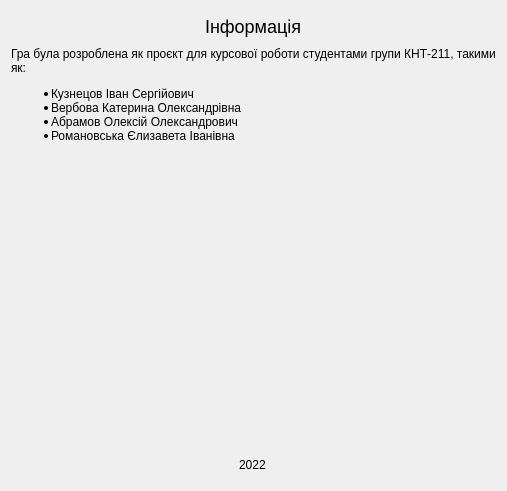
<?xml version="1.0" encoding="UTF-8"?>
<ui version="4.0">
 <class>InfoWidget</class>
 <widget class="QWidget" name="InfoWidget">
  <property name="geometry">
   <rect>
    <x>0</x>
    <y>0</y>
    <width>507</width>
    <height>491</height>
   </rect>
  </property>
  <property name="sizePolicy">
   <sizepolicy hsizetype="Expanding" vsizetype="Expanding">
    <horstretch>0</horstretch>
    <verstretch>0</verstretch>
   </sizepolicy>
  </property>
  <property name="minimumSize">
   <size>
    <width>300</width>
    <height>200</height>
   </size>
  </property>
  <property name="windowTitle">
   <string>Form</string>
  </property>
  <layout class="QVBoxLayout" name="verticalLayout">
   <item>
    <widget class="QLineEdit" name="lineEdit">
     <property name="styleSheet">
      <string notr="true">margin:0 40%;
border:0;
height:30;
font-size:18px;
background-color:transparent;
color:black;</string>
     </property>
     <property name="text">
      <string>Інформація</string>
     </property>
     <property name="alignment">
      <set>Qt::AlignCenter</set>
     </property>
     <property name="readOnly">
      <bool>true</bool>
     </property>
    </widget>
   </item>
   <item>
    <widget class="QLabel" name="label">
     <property name="autoFillBackground">
      <bool>false</bool>
     </property>
     <property name="text">
      <string>&lt;html&gt;
&lt;head/&gt;
&lt;body&gt;
&lt;p&gt;Гра була розроблена як проєкт для курсової роботи студентами групи КНТ-211, такими як:&lt;p&gt;
&lt;ul&gt;
&lt;li&gt;Кузнецов Іван Сергійович&lt;/li&gt;
&lt;li&gt;Вербова Катерина Олександрівна&lt;/li&gt;
&lt;li&gt;Абрамов Олексій Олександрович&lt;/li&gt;
&lt;li&gt;Романовська Єлизавета Іванівна&lt;/li&gt;
&lt;/ul&gt;
&lt;/body&gt;
&lt;/html&gt;</string>
     </property>
     <property name="textFormat">
      <enum>Qt::AutoText</enum>
     </property>
     <property name="alignment">
      <set>Qt::AlignLeading|Qt::AlignLeft|Qt::AlignTop</set>
     </property>
     <property name="wordWrap">
      <bool>true</bool>
     </property>
    </widget>
   </item>
   <item>
    <widget class="QLineEdit" name="lineEdit_2">
     <property name="styleSheet">
      <string notr="true">margin:0 40%;
border:0;
height:30;
background-color:transparent;
color:black;</string>
     </property>
     <property name="text">
      <string>2022</string>
     </property>
     <property name="alignment">
      <set>Qt::AlignCenter</set>
     </property>
    </widget>
   </item>
  </layout>
 </widget>
 <resources/>
 <connections/>
</ui>
